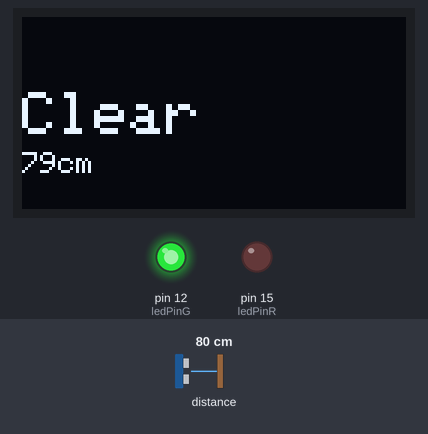
The sketch below on a simulated Arduino Uno, built with avr-gcc and run on an emulated ATmega328P. Shown: 128×64 one-colour display, output pins drawn as LEDs (lit = HIGH). Wiring (inferred from the names in the program): ultrasonic range finder: trigger pin 2; echo pin 0. Dashed ring = blinking. Inputs (shaded band) come from the test bench; at power-on: distance to the obstacle 80 cm. The echo pulse lasts 58.3 µs per cm; pins used as bus, display or sensor lines are not drawn.

Above: at 1.2 s.
1.3 s: distance to the obstacle set to 13 cm
At 2.4 s:
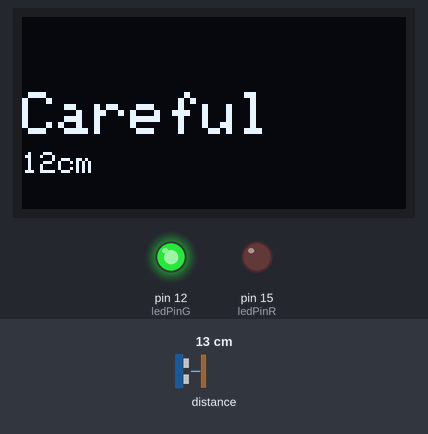
2.9 s: distance to the obstacle set to 10 cm
At 3.64 s:
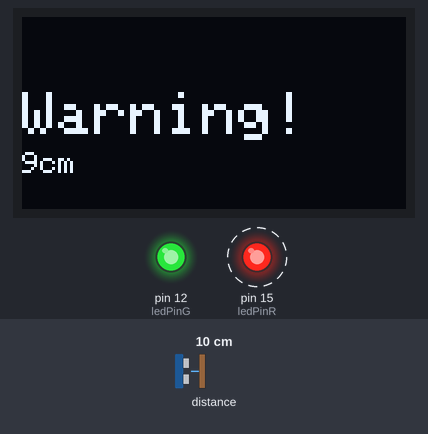
5.1 s: distance to the obstacle set to 18 cm
At 5.33 s:
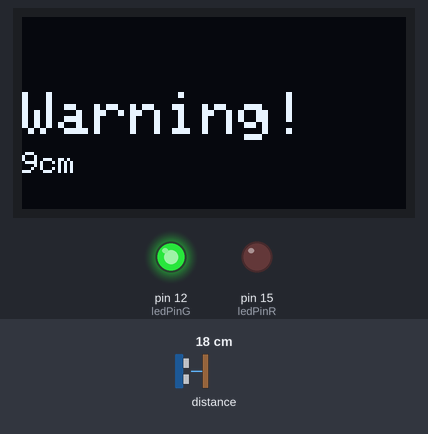
Timing chart, 0 to 8.1 s (numbered marks = the images above; inputs shaded):
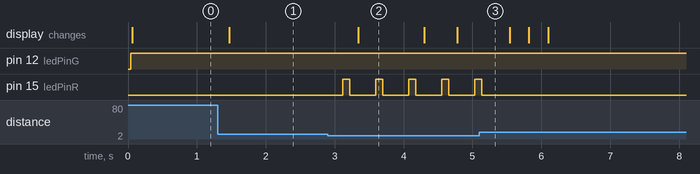

Measured:
- the behaviour switches between 12 and 11 cm on distance to the obstacle (found by bisection; images 1 and 2)
- after the input at 1.3 s, the display: changes after 0.17 s (image 1)
- after the input at 2.9 s, pin 15 (ledPinR): alternates HIGH for 0.10 s and LOW for 0.38 s, starting after 0.22 s; the display: changes after 0.45 s (image 2)
- after the input at 5.1 s, pin 15 (ledPinR): goes on until 5.1 s, then stays LOW
- what the display in image 2 shows lasts 1.0 s, from 3.3 s to 4.3 s

The sketch:

hcsr04_pir_led_oled.ino
```cpp
/*---------------------KRENOVATOR---------------------
  Smart Home Security

  Demonstrates to aware of the distance using the
  ultrasonic sensor which can be used as security
  whenever a person is cut the line of ultrasonic.
  Add a PIR sensor, as a real motion sensor detection.
  In the case of movement in that area, sensor will
  triggered. Add on LEDs as a triggered output. The
  changes can be observed at OLED Display

  Get the code at github
  https://github.com/MZulsyahmi/smart-home-security.git

  by M.Zulsyahmi @krenovator
  September 2018
 */

/*the library for OLED display*/
#include <SPI.h>
#include <Wire.h>
#include <Adafruit_GFX.h>
#include <Adafruit_SSD1306.h>

#define OLED_RESET LED_BUILTIN        //Enable the OLED
Adafruit_SSD1306 display(OLED_RESET); //Use the library

//fixed the time delay for 10 secs
#define timeSeconds 10

// Set GPIOs for LED and PIR Motion Sensor
const int pirSensor = 14;      //D5

//GPIO for ultrasonic sensor
int trigPin = 2;    //D4
int echoPin = 0;    //D3

//initialize for LEDs pin
int ledPinR = 15;   //D8
int ledPinY = 13;   //D7
int ledPinG = 12;   //D6

long duration;
long distance;

// Timer: Auxiliary variables
unsigned long now = millis();
unsigned long lastTrigger = 0;
boolean startTimer = false;

// Checks if motion was detected, starts a timer
void detectsMovement() {
  startTimer = true;
  lastTrigger = millis();
}

void setup() {
  // Serial port for debugging purpose
  pinMode(trigPin, OUTPUT);   //trigger pin as a receiver
  pinMode(echoPin, INPUT);    //echo pin as a transmitter

  pinMode(ledPinR, OUTPUT);   //led red for the result shows
  pinMode(ledPinY, OUTPUT);   //led yellow for the result shows
  pinMode(ledPinG, OUTPUT);   //led green for the result shows

  Serial.begin(115200);

  display.begin(SSD1306_SWITCHCAPVCC, 0x3C);  // initialize with the I2C addr 0x3D (for the 128x64)


  // PIR Motion Sensor mode INPUT_PULLUP
  pinMode(pirSensor, INPUT_PULLUP);
  // Set pirSensor pin as interrupt, assign interrupt function and set RISING mode
  attachInterrupt(digitalPinToInterrupt(pirSensor), detectsMovement, RISING);

  //clear buffer
  display.clearDisplay();
}

//binking for red LED
void blinks(){
  digitalWrite(ledPinR, HIGH);
  delay(100);
  digitalWrite(ledPinR, LOW);
  delay(100);
}

void loop() {
  digitalWrite(trigPin, LOW);   //to set the trigger as off
  delayMicroseconds(5);

  digitalWrite(trigPin, HIGH);  //triggers on
  delayMicroseconds(10);

  digitalWrite(trigPin, LOW);   //set back to off

  duration = pulseIn(echoPin, HIGH);  //emits the ultrasonic
  distance = (duration/2)/29.1;       //formula for the distance in ultrasonic in cm

  //for the display in the OLED
  display.setTextColor(WHITE);
  display.setCursor(0,45);
  display.setTextSize(1);
  display.print(distance);
  display.println("cm");

  /*CONDITION TO BE MET*/
  //less than 10cm to give a warning
  if(distance <= 10){
    display.setTextColor(WHITE);
    display.setCursor(0,25);
    display.setTextSize(2);
    display.println("Warning!");

    blinks();
    digitalWrite(ledPinY, HIGH);    //led will lights up
    digitalWrite(ledPinG, HIGH);    //led green turns ON
    }

  //between 10cm and 20cm
  else if (distance > 10 && distance <= 20){
    display.setTextColor(WHITE);
    display.setCursor(0,25);
    display.setTextSize(2);
    display.println("Careful");

    digitalWrite(ledPinR, LOW);     //led red turns off
    digitalWrite(ledPinY, HIGH);    //led yellow turns off
    digitalWrite(ledPinG, HIGH);    //led green turns ON
  }

  //greater than 20cm
  else if (distance > 20){
    display.setTextColor(WHITE);
    display.setCursor(0,25);
    display.setTextSize(2);
    display.println("Clear");

    digitalWrite(ledPinR, LOW);     //led red turns off
    digitalWrite(ledPinY, LOW);     //led yellow turns off
    digitalWrite(ledPinG, HIGH);    //led green turns ON
  }

  // Current time
  now = millis();
  // After the number of seconds defined in the timeSeconds variable
  if(startTimer && (now - lastTrigger > (timeSeconds*1000))) {
    startTimer = false;
  }
  display.display();
  delay(250);
  display.clearDisplay();
}
```
